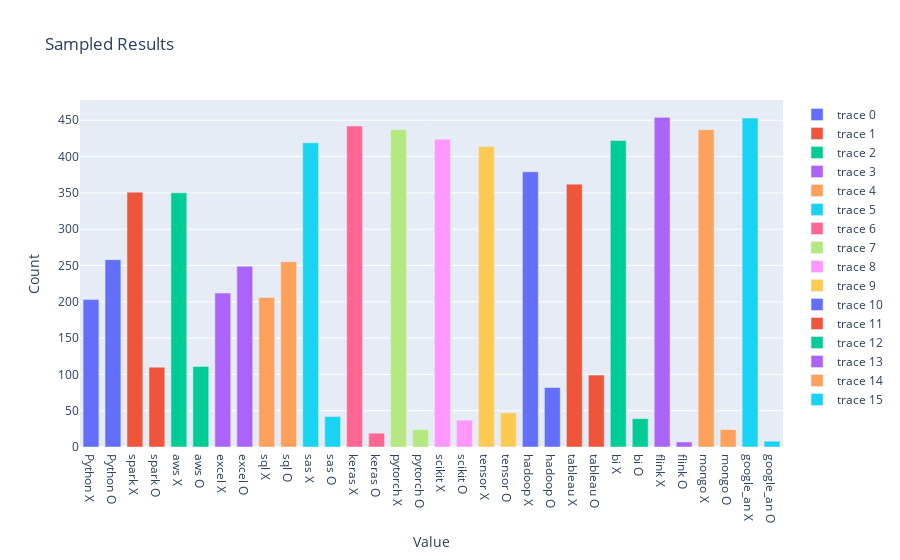

Source (notebook cell):
### Code cell
df_Skill = df_dropped[['Python', 'spark', 'aws', 'excel', 'sql', 'sas', 'keras', 'pytorch', 'scikit', 'tensor', 'hadoop', 'tableau', 'bi', 'flink', 'mongo', 'google_an']]
px.histogram(df_Skill, barmode='group')

fig = go.Figure()
for col in df_Skill:
    fig.add_trace(go.Bar(
        x=[col+' X', col+' O'],
        y=[sum(df_Skill[col]==0), sum(df_Skill[col]==1)]
    ))

fig.update_layout(
    title_text='Sampled Results', # title of plot
    xaxis_title_text='Value', # xaxis label
    yaxis_title_text='Count', # yaxis label
    bargap=0.2, # gap between bars of adjacent location coordinates
    bargroupgap=0.1 # gap between bars of the same location coordinates
)

fig.show()

### Figure 1 — Plotly figure (JSON) as saved in the notebook; plotly's stock layout.template omitted (floating-point values rounded to 4 significant figures)
{"data": [{"type": "bar", "x": ["Python X", "Python O"], "y": [203, 258]}, {"type": "bar", "x": ["spark X", "spark O"], "y": [351, 110]}, {"type": "bar", "x": ["aws X", "aws O"], "y": [350, 111]}, {"type": "bar", "x": ["excel X", "excel O"], "y": [212, 249]}, {"type": "bar", "x": ["sql X", "sql O"], "y": [206, 255]}, {"type": "bar", "x": ["sas X", "sas O"], "y": [419, 42]}, {"type": "bar", "x": ["keras X", "keras O"], "y": [442, 19]}, {"type": "bar", "x": ["pytorch X", "pytorch O"], "y": [437, 24]}, {"type": "bar", "x": ["scikit X", "scikit O"], "y": [424, 37]}, {"type": "bar", "x": ["tensor X", "tensor O"], "y": [414, 47]}, {"type": "bar", "x": ["hadoop X", "hadoop O"], "y": [379, 82]}, {"type": "bar", "x": ["tableau X", "tableau O"], "y": [362, 99]}, {"type": "bar", "x": ["bi X", "bi O"], "y": [422, 39]}, {"type": "bar", "x": ["flink X", "flink O"], "y": [454, 7]}, {"type": "bar", "x": ["mongo X", "mongo O"], "y": [437, 24]}, {"type": "bar", "x": ["google_an X", "google_an O"], "y": [453, 8]}], "layout": {"bargap": 0.2, "bargroupgap": 0.1, "title": {"text": "Sampled Results"}, "xaxis": {"title": {"text": "Value"}}, "yaxis": {"title": {"text": "Count"}}}}
